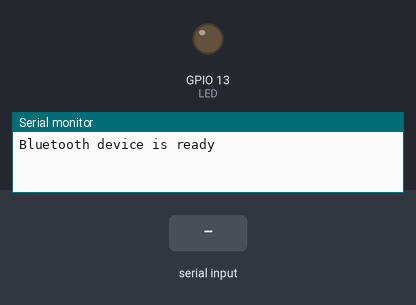
Recording of a sketch running on a simulated ESP32. Parts: output pins drawn as LEDs (lit = HIGH), the last lines printed to the serial monitor. Inputs (shaded band) come from the test bench. Nothing arrives over Bluetooth unless stated.

Above: at 1.2 s.
1.3 s: "1" received over the second serial link
At 2.0 s:
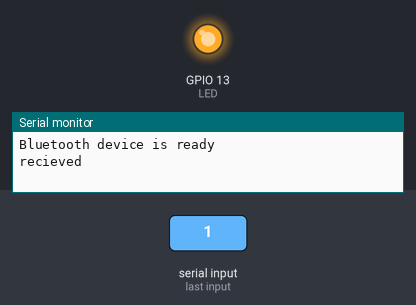
2.8 s: "0" received over the second serial link
At 3.4 s:
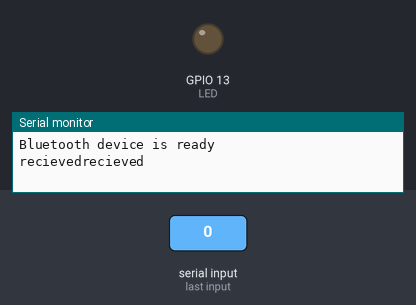
Timing chart, 0 to 5.8 s (numbered marks = the images above; inputs shaded):
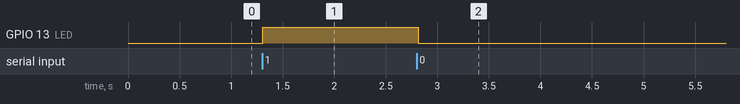

Measured:
- after the input at 1.3 s, GPIO 13 (LED): LOW → HIGH at once
- after the input at 2.8 s, GPIO 13 (LED): HIGH → LOW at once

The sketch:

002_Bluetooth_LED_Switching.ino
```cpp
// This Code allows the user to turn the LED on and off on the ESP32 featherboard. Uses the Bluetooth Terminal on a phone to test.
// Base code is found at https://circuitdigest.com/microcontroller-projects/using-classic-bluetooth-in-esp32-and-toogle-an-led
// However, this can be repurposed to a computer as well.
// Step 1: Compile and upload code to ESP32.
// Step 2: Download "Bluetooth Terminal" App.
// Step 3: Through the app, pair and connect to the ESP32, in this code it is called "ESP32_LED_Control".
// Step 4: Enter 1 to turn LED on and 0 to turn LED off.

#include "BluetoothSerial.h"
BluetoothSerial ESP_BT;
#define LED 13

int incoming = 0;


void setup() {


  Serial.begin(9600);
  ESP_BT.begin("ESP32_LED_Control");
  Serial.println("Bluetooth device is ready");

  pinMode(LED, OUTPUT);

}

void loop() {

  if(ESP_BT.available()) {

    incoming = ESP_BT.read();
    Serial.print("recieved");

        if(incoming == 49) {

      digitalWrite(LED,HIGH);
      ESP_BT.println("LED Turned ON");

    }

    if(incoming == 48) {

      digitalWrite(LED,LOW);
      ESP_BT.println("LED Turned Off");

    }
  }

  delay(20);

}
```
